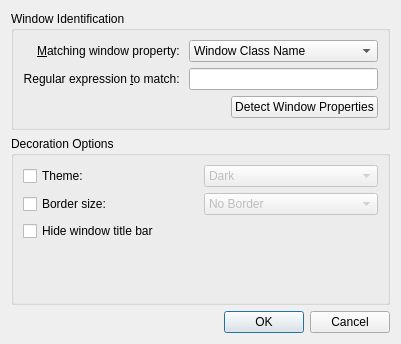
<?xml version="1.0" encoding="UTF-8"?>
<ui version="4.0">
 <class>ArcExceptionDialog</class>
 <widget class="QDialog" name="ArcExceptionDialog">
  <property name="geometry">
   <rect>
    <x>0</x>
    <y>0</y>
    <width>401</width>
    <height>344</height>
   </rect>
  </property>
  <property name="windowTitle">
   <string>Dialog</string>
  </property>
  <layout class="QVBoxLayout" name="verticalLayout">
   <item>
    <widget class="QGroupBox" name="groupBox">
     <property name="title">
      <string>Window Identification</string>
     </property>
     <layout class="QGridLayout" name="gridLayout_2">
      <item row="0" column="0">
       <widget class="QLabel" name="label">
        <property name="text">
         <string>&amp;Matching window property: </string>
        </property>
        <property name="alignment">
         <set>Qt::AlignRight|Qt::AlignTrailing|Qt::AlignVCenter</set>
        </property>
        <property name="buddy">
         <cstring>exceptionType</cstring>
        </property>
       </widget>
      </item>
      <item row="1" column="0">
       <widget class="QLabel" name="label_2">
        <property name="text">
         <string>Regular expression &amp;to match: </string>
        </property>
        <property name="alignment">
         <set>Qt::AlignRight|Qt::AlignTrailing|Qt::AlignVCenter</set>
        </property>
        <property name="buddy">
         <cstring>exceptionEditor</cstring>
        </property>
       </widget>
      </item>
      <item row="2" column="2">
       <widget class="QPushButton" name="detectDialogButton">
        <property name="text">
         <string>Detect Window Properties</string>
        </property>
       </widget>
      </item>
      <item row="1" column="1" colspan="2">
       <widget class="QLineEdit" name="exceptionEditor">
        <property name="showClearButton" stdset="0">
         <bool>true</bool>
        </property>
       </widget>
      </item>
      <item row="0" column="1" colspan="2">
       <widget class="QComboBox" name="exceptionType">
        <item>
         <property name="text">
          <string>Window Class Name</string>
         </property>
        </item>
        <item>
         <property name="text">
          <string>Window Title</string>
         </property>
        </item>
       </widget>
      </item>
     </layout>
    </widget>
   </item>
   <item>
    <widget class="QGroupBox" name="groupBox_2">
     <property name="title">
      <string>Decoration Options</string>
     </property>
     <layout class="QGridLayout" name="gridLayout_3">
      <item row="5" column="0">
       <widget class="QCheckBox" name="hideTitleBar">
        <property name="text">
         <string>Hide window title bar</string>
        </property>
       </widget>
      </item>
      <item row="1" column="1">
       <widget class="QComboBox" name="borderSizeComboBox">
        <property name="enabled">
         <bool>false</bool>
        </property>
        <item>
         <property name="text">
          <string comment="@item:inlistbox Border size:">No Border</string>
         </property>
        </item>
        <item>
         <property name="text">
          <string comment="@item:inlistbox Border size:">No Side Borders</string>
         </property>
        </item>
        <item>
         <property name="text">
          <string comment="@item:inlistbox Border size:">Tiny</string>
         </property>
        </item>
        <item>
         <property name="text">
          <string comment="@item:inlistbox Border size:">Normal</string>
         </property>
        </item>
        <item>
         <property name="text">
          <string comment="@item:inlistbox Border size:">Large</string>
         </property>
        </item>
        <item>
         <property name="text">
          <string comment="@item:inlistbox Border size:">Very Large</string>
         </property>
        </item>
        <item>
         <property name="text">
          <string comment="@item:inlistbox Border size:">Huge</string>
         </property>
        </item>
        <item>
         <property name="text">
          <string comment="@item:inlistbox Border size:">Very Huge</string>
         </property>
        </item>
        <item>
         <property name="text">
          <string comment="@item:inlistbox Border size:">Oversized</string>
         </property>
        </item>
       </widget>
      </item>
      <item row="6" column="0" colspan="2">
       <spacer name="verticalSpacer">
        <property name="orientation">
         <enum>Qt::Vertical</enum>
        </property>
        <property name="sizeHint" stdset="0">
         <size>
          <width>20</width>
          <height>40</height>
         </size>
        </property>
       </spacer>
      </item>
      <item row="1" column="0">
       <widget class="QCheckBox" name="borderSizeCheckBox">
        <property name="text">
         <string>Border size:</string>
        </property>
       </widget>
      </item>
      <item row="0" column="0">
       <widget class="QCheckBox" name="arcThemeCheckBox">
        <property name="text">
         <string>Theme:</string>
        </property>
       </widget>
      </item>
      <item row="0" column="1">
       <widget class="QComboBox" name="arcThemeComboBox">
        <property name="enabled">
         <bool>false</bool>
        </property>
        <item>
         <property name="text">
          <string>Dark</string>
         </property>
        </item>
        <item>
         <property name="text">
          <string>Light</string>
         </property>
        </item>
       </widget>
      </item>
     </layout>
    </widget>
   </item>
   <item>
    <widget class="QDialogButtonBox" name="buttonBox">
     <property name="orientation">
      <enum>Qt::Horizontal</enum>
     </property>
     <property name="standardButtons">
      <set>QDialogButtonBox::Cancel|QDialogButtonBox::Ok</set>
     </property>
    </widget>
   </item>
  </layout>
 </widget>
 <resources/>
 <connections>
  <connection>
   <sender>buttonBox</sender>
   <signal>accepted()</signal>
   <receiver>ArcExceptionDialog</receiver>
   <slot>accept()</slot>
   <hints>
    <hint type="sourcelabel">
     <x>261</x>
     <y>334</y>
    </hint>
    <hint type="destinationlabel">
     <x>157</x>
     <y>274</y>
    </hint>
   </hints>
  </connection>
  <connection>
   <sender>buttonBox</sender>
   <signal>rejected()</signal>
   <receiver>ArcExceptionDialog</receiver>
   <slot>reject()</slot>
   <hints>
    <hint type="sourcelabel">
     <x>329</x>
     <y>334</y>
    </hint>
    <hint type="destinationlabel">
     <x>286</x>
     <y>274</y>
    </hint>
   </hints>
  </connection>
  <connection>
   <sender>borderSizeCheckBox</sender>
   <signal>toggled(bool)</signal>
   <receiver>borderSizeComboBox</receiver>
   <slot>setEnabled(bool)</slot>
   <hints>
    <hint type="sourcelabel">
     <x>143</x>
     <y>249</y>
    </hint>
    <hint type="destinationlabel">
     <x>382</x>
     <y>251</y>
    </hint>
   </hints>
  </connection>
  <connection>
   <sender>arcThemeCheckBox</sender>
   <signal>toggled(bool)</signal>
   <receiver>arcThemeComboBox</receiver>
   <slot>setEnabled(bool)</slot>
   <hints>
    <hint type="sourcelabel">
     <x>113</x>
     <y>207</y>
    </hint>
    <hint type="destinationlabel">
     <x>242</x>
     <y>208</y>
    </hint>
   </hints>
  </connection>
 </connections>
</ui>
